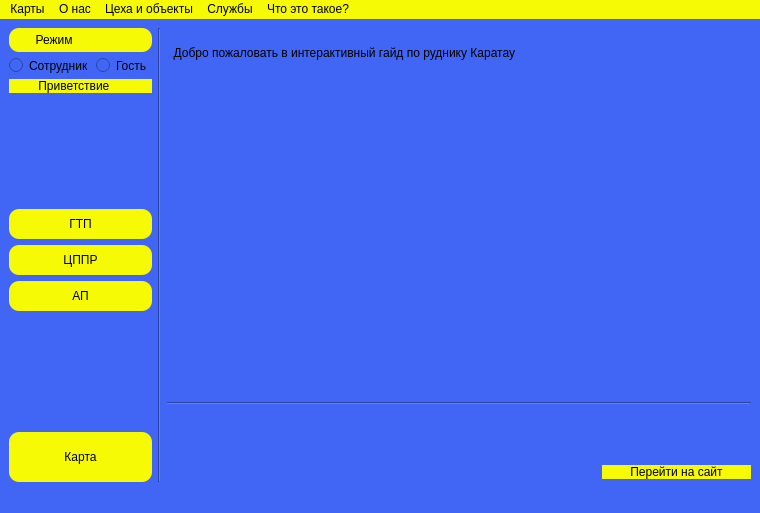
<?xml version="1.0" encoding="UTF-8"?>
<ui version="4.0">
 <class>MainWindow</class>
 <widget class="QMainWindow" name="MainWindow">
  <property name="geometry">
   <rect>
    <x>0</x>
    <y>0</y>
    <width>760</width>
    <height>513</height>
   </rect>
  </property>
  <property name="windowTitle">
   <string>MainWindow</string>
  </property>
  <property name="styleSheet">
   <string notr="true">QWidget{
background-color: rgb(65, 102, 245);
background-image: url(:/logos/karatau_logo_small___копия-removebg-preview.png)
}</string>
  </property>
  <widget class="QWidget" name="centralwidget">
   <layout class="QGridLayout" name="gridLayout">
    <item row="0" column="2">
     <layout class="QVBoxLayout" name="verticalLayout_2">
      <item>
       <widget class="QLabel" name="wlcomeToAppLabel">
        <property name="minimumSize">
         <size>
          <width>0</width>
          <height>50</height>
         </size>
        </property>
        <property name="maximumSize">
         <size>
          <width>16777215</width>
          <height>50</height>
         </size>
        </property>
        <property name="styleSheet">
         <string notr="true">QLabel{
font: 14pt &quot;Segoe UI Emoji&quot;;
color: rgb(0, 0, 0);
background-image: url(:/arrow right/images/Karatau yellow background.png);
border-style:outset;
border-radius:10px;

}</string>
        </property>
        <property name="text">
         <string>  Добро пожаловать в интерактивный гайд по руднику Каратау     </string>
        </property>
       </widget>
      </item>
      <item>
       <layout class="QHBoxLayout" name="horizontalLayout_2"/>
      </item>
      <item>
       <widget class="QLabel" name="imageLabel">
        <property name="minimumSize">
         <size>
          <width>0</width>
          <height>300</height>
         </size>
        </property>
        <property name="maximumSize">
         <size>
          <width>1100</width>
          <height>16777215</height>
         </size>
        </property>
        <property name="text">
         <string/>
        </property>
        <property name="pixmap">
         <pixmap resource="resources/MainWindowResize.qrc">:/Resize/images/ФотоУмень/01.jpg</pixmap>
        </property>
        <property name="scaledContents">
         <bool>true</bool>
        </property>
       </widget>
      </item>
      <item>
       <widget class="Line" name="line">
        <property name="orientation">
         <enum>Qt::Horizontal</enum>
        </property>
       </widget>
      </item>
      <item>
       <layout class="QGridLayout" name="gridLayout_2">
        <item row="0" column="4">
         <spacer name="horizontalSpacer">
          <property name="orientation">
           <enum>Qt::Horizontal</enum>
          </property>
          <property name="sizeHint" stdset="0">
           <size>
            <width>40</width>
            <height>20</height>
           </size>
          </property>
         </spacer>
        </item>
        <item row="0" column="0">
         <widget class="QPushButton" name="previousImgButton">
          <property name="minimumSize">
           <size>
            <width>60</width>
            <height>45</height>
           </size>
          </property>
          <property name="styleSheet">
           <string notr="true">QPushButton{
color: rgb(0, 0, 0);
border-image: url(:/arrow right/images/yel arr left.png);
border-style:outset;
border-radius:8px;
font: 10pt &quot;Arial&quot; ;
}
QPushButton:hover{
color:rgb(0, 0, 05);
background-color: rgb(245, 169, 17);
border-radius:5px;
}
QPushButton:pressed{
color:rgb(0, 0, 0);
background-color: rgb(255, 148, 164);
}</string>
          </property>
          <property name="text">
           <string/>
          </property>
         </widget>
        </item>
        <item row="0" column="2">
         <widget class="QPushButton" name="nextImgButton">
          <property name="minimumSize">
           <size>
            <width>60</width>
            <height>45</height>
           </size>
          </property>
          <property name="styleSheet">
           <string notr="true">QPushButton{
color: rgb(0, 0, 0);
border-image: url(:/arrow right/images/yel arr right.png);
border-style:outset;
border-radius:8px;
font: 10pt &quot;Arial&quot; ;
}
QPushButton:hover{
color:rgb(0, 0, 05);
background-color: rgb(245, 169, 17);
border-radius:5px;
}
QPushButton:pressed{
color:rgb(0, 0, 0);
background-color: rgb(255, 148, 164);
}</string>
          </property>
          <property name="text">
           <string/>
          </property>
         </widget>
        </item>
        <item row="1" column="3">
         <spacer name="horizontalSpacer_2">
          <property name="orientation">
           <enum>Qt::Horizontal</enum>
          </property>
          <property name="sizeHint" stdset="0">
           <size>
            <width>40</width>
            <height>20</height>
           </size>
          </property>
         </spacer>
        </item>
        <item row="1" column="4">
         <widget class="QPushButton" name="goToSiteButton">
          <property name="styleSheet">
           <string notr="true">QPushButton{
color: rgb(0, 0, 0);
background-color: rgb(246, 250, 5);
border-style:outset;
border-radius:8px;
font: 80 10pt &quot;Arial&quot; ;
}
QPushButton:hover{
color:rgb(0, 0, 05);
background-color: rgb(245, 169, 17);
border-radius:5px;
}
QPushButton:pressed{
color:rgb(0, 0, 0);
background-color: rgb(255, 148, 164);
}</string>
          </property>
          <property name="text">
           <string>Перейти на сайт</string>
          </property>
         </widget>
        </item>
        <item row="0" column="3">
         <widget class="QLabel" name="emptySpaceLabel">
          <property name="text">
           <string/>
          </property>
         </widget>
        </item>
        <item row="0" column="1">
         <spacer name="horizontalSpacer_3">
          <property name="orientation">
           <enum>Qt::Horizontal</enum>
          </property>
          <property name="sizeHint" stdset="0">
           <size>
            <width>40</width>
            <height>20</height>
           </size>
          </property>
         </spacer>
        </item>
       </layout>
      </item>
     </layout>
    </item>
    <item row="0" column="0">
     <layout class="QVBoxLayout" name="verticalLayout">
      <item>
       <widget class="QLabel" name="modeLabel">
        <property name="minimumSize">
         <size>
          <width>35</width>
          <height>24</height>
         </size>
        </property>
        <property name="styleSheet">
         <string notr="true">QLabel{
font: 75 14pt &quot;Segoe UI Emoji&quot;;
color: rgb(0, 0, 0);
background-color: rgb(246, 250, 5);
border-style:outset;
border-radius:10px;

}
</string>
        </property>
        <property name="text">
         <string>        Режим</string>
        </property>
       </widget>
      </item>
      <item>
       <layout class="QHBoxLayout" name="horizontalLayout">
        <item>
         <widget class="QRadioButton" name="workerRadioButton">
          <property name="styleSheet">
           <string notr="true">QRadioButton{
color: rgb(0, 0, 0);
border-style:outset;
border-radius:10px;
font: 10pt &quot;Arial&quot;;
}
</string>
          </property>
          <property name="text">
           <string>Сотрудник</string>
          </property>
         </widget>
        </item>
        <item>
         <widget class="QRadioButton" name="guestRadioButton">
          <property name="minimumSize">
           <size>
            <width>56</width>
            <height>0</height>
           </size>
          </property>
          <property name="styleSheet">
           <string notr="true">QRadioButton{
color: rgb(0, 0, 0);
border-style:outset;
border-radius:10px;
font: 10pt &quot;Arial&quot; ;
}
</string>
          </property>
          <property name="text">
           <string>Гость</string>
          </property>
         </widget>
        </item>
       </layout>
      </item>
      <item>
       <widget class="QPushButton" name="welcomeVideoButton">
        <property name="styleSheet">
         <string notr="true">QPushButton{
color: rgb(0, 0, 0);
background-color: rgb(246, 250, 5);
border-style:outset;
border-radius:10px;
font: 14pt &quot;Arial&quot; ;
}
QPushButton:hover{
color:rgb(0, 0, 05);
background-color: rgb(245, 169, 17);
border-radius:5px;
}
QPushButton:pressed{
color:rgb(0, 0, 0);
background-color: rgb(255, 148, 164);
}</string>
        </property>
        <property name="text">
         <string>Приветствие    </string>
        </property>
       </widget>
      </item>
      <item>
       <spacer name="verticalSpacer">
        <property name="orientation">
         <enum>Qt::Vertical</enum>
        </property>
        <property name="sizeHint" stdset="0">
         <size>
          <width>20</width>
          <height>40</height>
         </size>
        </property>
       </spacer>
      </item>
      <item>
       <widget class="QPushButton" name="gtpMapButton">
        <property name="minimumSize">
         <size>
          <width>0</width>
          <height>30</height>
         </size>
        </property>
        <property name="styleSheet">
         <string notr="true">QPushButton{
color: rgb(0, 0, 0);
background-color: rgb(246, 250, 5);
border-style:outset;
border-radius:10px;
font: 100 14pt &quot;Arial&quot; ;
}
QPushButton:hover{
color:rgb(0, 0, 05);
background-color: rgb(245, 169, 17);
border-radius:5px;
}
QPushButton:pressed{
color:rgb(0, 0, 0);
background-color: rgb(255, 148, 164);
}</string>
        </property>
        <property name="text">
         <string>ГТП</string>
        </property>
       </widget>
      </item>
      <item>
       <widget class="QPushButton" name="cpprMapButton">
        <property name="minimumSize">
         <size>
          <width>0</width>
          <height>30</height>
         </size>
        </property>
        <property name="styleSheet">
         <string notr="true">QPushButton{
color: rgb(0, 0, 0);
background-color: rgb(246, 250, 5);
border-style:outset;
border-radius:10px;
font: 14pt &quot;Arial&quot; ;
}
QPushButton:hover{
color:rgb(0, 0, 05);
background-color: rgb(245, 169, 17);
border-radius:5px;
}
QPushButton:pressed{
color:rgb(0, 0, 0);
background-color: rgb(255, 148, 164);
}</string>
        </property>
        <property name="text">
         <string>ЦППР</string>
        </property>
       </widget>
      </item>
      <item>
       <widget class="QPushButton" name="apMapButton">
        <property name="minimumSize">
         <size>
          <width>0</width>
          <height>30</height>
         </size>
        </property>
        <property name="styleSheet">
         <string notr="true">QPushButton{
color: rgb(0, 0, 0);
background-color: rgb(246, 250, 5);
border-style:outset;
border-radius:10px;
font: 14pt &quot;Arial&quot; ;
}
QPushButton:hover{
color:rgb(0, 0, 05);
background-color: rgb(245, 169, 17);
border-radius:5px;
}
QPushButton:pressed{
color:rgb(0, 0, 0);
background-color: rgb(255, 148, 164);
}</string>
        </property>
        <property name="text">
         <string>АП</string>
        </property>
       </widget>
      </item>
      <item>
       <spacer name="verticalSpacer_2">
        <property name="orientation">
         <enum>Qt::Vertical</enum>
        </property>
        <property name="sizeHint" stdset="0">
         <size>
          <width>20</width>
          <height>40</height>
         </size>
        </property>
       </spacer>
      </item>
      <item>
       <widget class="Line" name="line_3">
        <property name="orientation">
         <enum>Qt::Vertical</enum>
        </property>
       </widget>
      </item>
      <item>
       <widget class="QPushButton" name="goToKaratauMapButton">
        <property name="minimumSize">
         <size>
          <width>0</width>
          <height>50</height>
         </size>
        </property>
        <property name="styleSheet">
         <string notr="true">QPushButton{
color: rgb(0, 0, 0);
background-color: rgb(246, 250, 5);
border-style:outset;
border-radius:10px;
font: 14pt &quot;Segoe UI Emoji&quot; ;
}
QPushButton:hover{
color:rgb(0, 0, 05);
background-color: rgb(245, 169, 17);
border-radius:5px;
}
QPushButton:pressed{
color:rgb(0, 0, 0);
background-color: rgb(255, 148, 164);
}</string>
        </property>
        <property name="text">
         <string>Карта</string>
        </property>
       </widget>
      </item>
     </layout>
    </item>
    <item row="0" column="1">
     <widget class="Line" name="line_2">
      <property name="orientation">
       <enum>Qt::Vertical</enum>
      </property>
     </widget>
    </item>
   </layout>
  </widget>
  <widget class="QMenuBar" name="menubar">
   <property name="geometry">
    <rect>
     <x>0</x>
     <y>0</y>
     <width>760</width>
     <height>21</height>
    </rect>
   </property>
   <property name="styleSheet">
    <string notr="true">QMenuBar{background-color: rgb(246, 250, 5);
background-image: url(:/arrow right/images/Karatau yellow background.png);
}
QMenuBar:hover{
color:rgb(0, 0, 05);
background-color: rgb(245, 169, 17);

}</string>
   </property>
   <widget class="QMenu" name="menuMaps">
    <property name="styleSheet">
     <string notr="true">QMenu:hover{
color:rgb(0, 0, 05);
background-color: rgb(245, 169, 17);
}</string>
    </property>
    <property name="title">
     <string>Карты</string>
    </property>
    <addaction name="actionGlobalMap"/>
    <addaction name="actionKaratauMap"/>
   </widget>
   <widget class="QMenu" name="menuAboutUs">
    <property name="title">
     <string>О нас</string>
    </property>
   </widget>
   <widget class="QMenu" name="menuObjects">
    <property name="title">
     <string>Цеха и объекты</string>
    </property>
    <widget class="QMenu" name="menuActionGTP">
     <property name="title">
      <string>ГТП</string>
     </property>
     <addaction name="actionPoligon"/>
     <addaction name="actionRaskomandirovka"/>
    </widget>
    <widget class="QMenu" name="menuActionFKhL">
     <property name="title">
      <string>ФХЛ</string>
     </property>
     <addaction name="actionFKhLFirstFloor"/>
     <addaction name="actionFKhLSecondFloor"/>
    </widget>
    <addaction name="menuActionGTP"/>
    <addaction name="actionCPPR"/>
    <addaction name="actionAP"/>
    <addaction name="separator"/>
    <addaction name="actionGBK"/>
    <addaction name="menuActionFKhL"/>
   </widget>
   <widget class="QMenu" name="menuDepartments">
    <property name="title">
     <string>Службы</string>
    </property>
    <addaction name="KIPiA"/>
    <addaction name="SGE"/>
    <addaction name="SGM"/>
   </widget>
   <widget class="QMenu" name="menuWhatIsIt">
    <property name="title">
     <string>Что это такое?</string>
    </property>
   </widget>
   <addaction name="menuMaps"/>
   <addaction name="menuAboutUs"/>
   <addaction name="menuObjects"/>
   <addaction name="menuDepartments"/>
   <addaction name="menuWhatIsIt"/>
  </widget>
  <widget class="QStatusBar" name="statusbar">
   <property name="styleSheet">
    <string notr="true"/>
   </property>
  </widget>
  <action name="actionGlobalMap">
   <property name="text">
    <string>Глобальная</string>
   </property>
  </action>
  <action name="actionCPPR">
   <property name="text">
    <string>ЦППР</string>
   </property>
  </action>
  <action name="actionAP">
   <property name="text">
    <string>АП</string>
   </property>
  </action>
  <action name="actionGBK">
   <property name="text">
    <string>ГБК</string>
   </property>
  </action>
  <action name="actionPoligon">
   <property name="text">
    <string>Полигон</string>
   </property>
  </action>
  <action name="actionRaskomandirovka">
   <property name="text">
    <string>Раскомандировка</string>
   </property>
  </action>
  <action name="actionFKhLFirstFloor">
   <property name="text">
    <string>Первый этаж</string>
   </property>
  </action>
  <action name="actionFKhLSecondFloor">
   <property name="text">
    <string>Второй этаж</string>
   </property>
  </action>
  <action name="KIPiA">
   <property name="checkable">
    <bool>false</bool>
   </property>
   <property name="text">
    <string>КИПиА</string>
   </property>
  </action>
  <action name="SGE">
   <property name="text">
    <string>СГЭ</string>
   </property>
  </action>
  <action name="SGM">
   <property name="text">
    <string>СГМ</string>
   </property>
  </action>
  <action name="actionKaratauMap">
   <property name="text">
    <string>Каратау</string>
   </property>
  </action>
 </widget>
 <resources>
  <include location="resources/logos.qrc"/>
  <include location="resources/MainWindow.qrc"/>
  <include location="resources/MainWindowResize.qrc"/>
 </resources>
 <connections/>
</ui>
